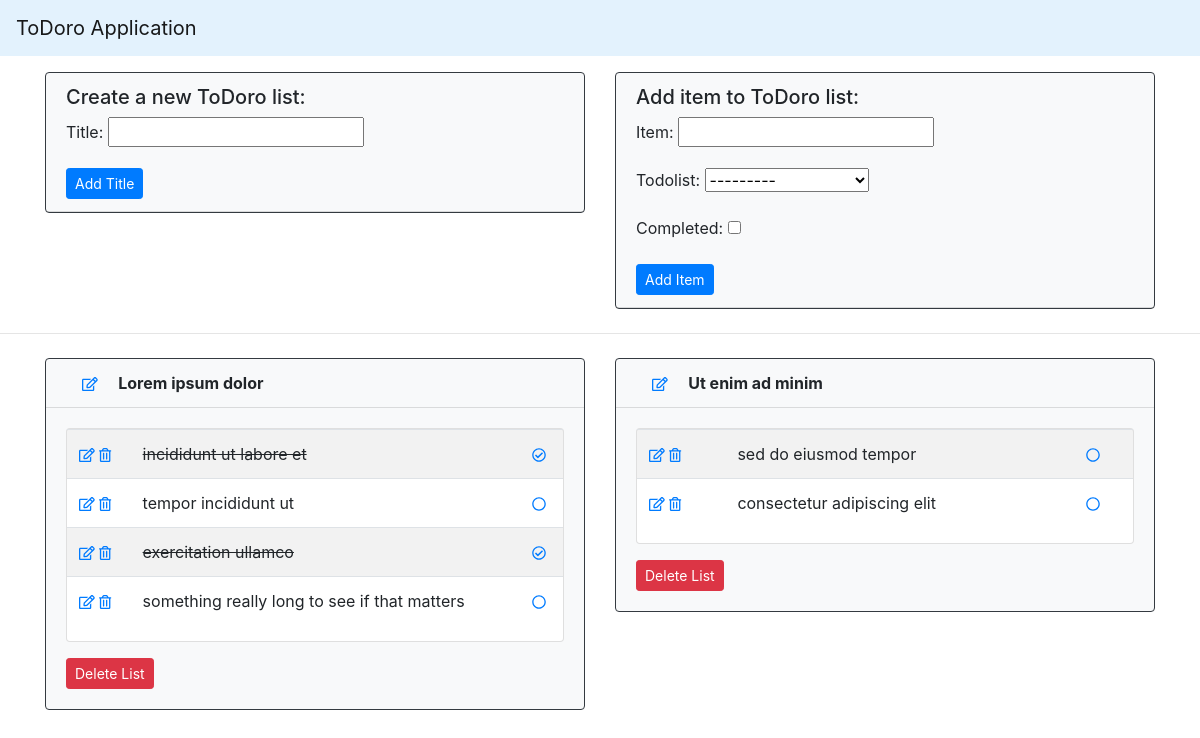
The page / on the database its author committed.
### ToDoro_app/models.py (models this page shows)
class TodoList(models.Model):
	title = models.CharField(max_length=150)
	def __str__(self):
		return self.title

class TodoItem(models.Model):
	item = models.CharField(max_length=200)
	todolist = models.ForeignKey('TodoList', on_delete=models.CASCADE)
	completed = models.BooleanField(default=False)
	def __str__(self):
		return self.item

### ToDoro_app/views.py (the view)
# urls.py: path("", views.base, name='base'),
@csrf_exempt
def base(request):
	if request.method == "POST":
		form_list = TodoListForm(request.POST)
		if form_list.is_valid():
			form_list.save()
			messages.success(request, ('List title successfully created!'))
			return HttpResponseRedirect('/')
	else:
		form_list = TodoListForm()
	if request.method == "POST":
		form_item = TodoItemForm(request.POST)
		if form_item.is_valid():
			form_item.save()
			messages.success(request, ('New list item added!'))
			return HttpResponseRedirect('/')
	else:
		form_item = TodoItemForm()
	titles = TodoList.objects.all()
	return render(request, 'home.html',
		{
		'form_list': form_list,
		'form_item': form_item,
		'titles': titles
		})

### ToDoro_app/forms.py
class TodoListForm(forms.ModelForm):
	class Meta:
		model = TodoList
		fields = ('title',)

class TodoItemForm(forms.ModelForm):
	class Meta:
		model = TodoItem
		fields = '__all__'

### ToDoro_app/templates/home.html (shortened to what this page needs)
{% extends 'base.html' %}
{% block content %}
  <div class="container mt-2">
    <div class="row">
      <div class="col-md-6">
        <div class="card border-dark bg-light my-2" >
          <div class="card-header bg-transparent ">
            <h5>Create a new ToDoro list: </h5>
            <form method="POST">
              {{ form_list.as_p }}
              <input class="btn btn-primary btn-sm" type="submit" value="Add Title">
            </form>
          </div>
        </div>
      </div>
      <div class="col-md-6">
        <div class="card border-dark bg-light my-2" >
          <div class="card-header bg-transparent ">
            <h5> Add item to ToDoro list: </h5>
            <form method="POST">
                {{ form_item.as_p }}
              <input class="btn btn-primary btn-sm" type="submit" value="Add Item">
            </form>
          </div>
        </div>
      </div>
    </div>
  </div>
  <hr>
  <div class="container">
    <div class="row">
      {% for title in titles %}
      <div class="col-md-6">
        <div class="card border-dark bg-light my-2" >
          <div class="card-header bg-transparent ">
              <a href="{% url 'edit_title' title.id %}" class="mx-3"><i class="far fa-edit fa-sm"></i></a>
              <strong>{{ title }}</strong>
          </div>
          <div class="card-body">
            <div class="card">
              <table class="table table-striped">
                <tbody>
                {% for item in title.todoitem_set.all %}
                  <tr>
                    <td>
                        <a href="{% url 'edit_item' item.id %}"><i class="far fa-edit fa-sm"></i></a>
                        <a href="{% url 'delete_item' item.id %}"><i class="far fa-trash-alt fa-sm"></i></a>
                    </td>
                    <td>
                      {% if item.completed == True %}
                        <span style="text-decoration: line-through;">{{ item }}</span>
                      {% else %}
                        {{ item }}
                      {% endif %}
                    </td>
                    <td>
                      {% if item.completed == True %}
                        <a href="{% url 'done' item.id %}"><i class="far fa-check-circle fa-sm"></i></a>
                      {% else %}
                        <a href="{% url 'incomplete' item.id%}"><i class="far fa-circle fa-sm"></i></a>
                      {% endif %}
                    </td>
                  </tr>
                {% endfor %}
                </tbody>
              </table>
            </div>
            <div class="mt-3">
              <a href="{% url 'delete_list' title.id %}">
                <input class="btn btn-danger btn-sm" type="submit" value="Delete List">
              </a>
            </div>
          </div>
        </div>
      </div>
      {% endfor %}
    </div>
   </div>
{% endblock %}

### ToDoro_app/templates/base.html (shortened to what this page needs)
<!doctype html>
<html lang="en">
<head>
    <link rel="stylesheet" href="https://cdn.jsdelivr.net/npm/bootstrap@4.0.0/dist/css/bootstrap.min.css">
</head>
<body>
    <nav class="navbar navbar-expand-lg navbar-light sticky-top" style="background-color: #e3f2fd;">
      <a href="/" class="navbar-brand">ToDoro Application</a>
    </nav>
  {% block content %}
  {% endblock %}
</body>
</html>

### rows shown on the page
TodoList: title "Lorem ipsum dolor"
TodoItem: item "incididunt ut labore et", completed True (drawn)
TodoItem: item "tempor incididunt ut", completed False (drawn)
TodoItem: item "exercitation ullamco", completed True (drawn)
TodoItem: item "something really long to see if that matters", completed False (drawn)
TodoList: title "Ut enim ad minim"
TodoItem: item "sed do eiusmod tempor", completed False (drawn)
TodoItem: item "consectetur adipiscing elit", completed False (drawn)
